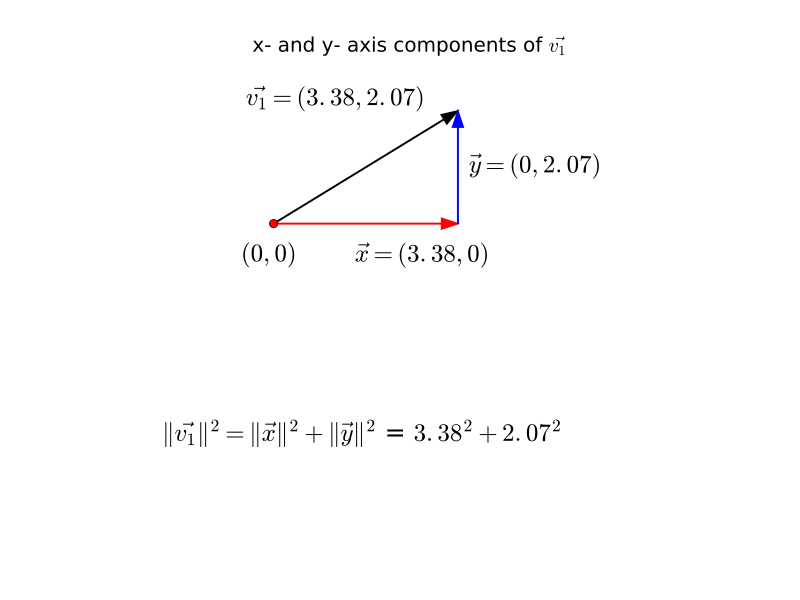

Write the Python code that produced this figure.
# Show first vector as sum of x and y axis vectors
x, y = v1
# Make subplots for vectors and text
fig, (vec_ax, txt_ax) = plt.subplots(2, 1)
font_sz = 18
# Plot 0, 0
vec_ax.plot(0, 0, 'ro')
# Show vectors as arrows
vec_ax.arrow(0, 0, x, 0, color='r', length_includes_head=True, width=0.01)
vec_ax.arrow(0, 0, x, y, color='k', length_includes_head=True, width=0.01)
vec_ax.arrow(x, 0, 0, y, color='b', length_includes_head=True, width=0.01)
# Label origin
vec_ax.annotate('$(0, 0)$', (-0.6, -0.7), fontsize=font_sz)
# Label vectors
vec_ax.annotate(r'$\vec{{v_1}} = ({x:.2f}, {y:.2f})$'.format(x=x, y=y),
                (x / 2 - 2.2, y + 0.1), fontsize=font_sz)
vec_ax.annotate(r'$\vec{{x}} = ({x:.2f}, 0)$'.format(x=x),
                (x / 2 - 0.2, -0.7), fontsize=font_sz)
vec_ax.annotate(r'$\vec{{y}} = (0, {y:.2f})$'.format(y=y),
                (x + 0.2, y / 2 - 0.1), fontsize=font_sz)
# Make sure axes are correct lengths
vec_ax.axis((-1, 6, -1, 3))
vec_ax.set_aspect('equal', adjustable='box')
vec_ax.set_title(r'x- and y- axis components of $\vec{v_1}$')
vec_ax.axis('off')
# Text about lengths
txt_ax.axis('off')
txt_ax.annotate(r'$\|\vec{v_1}\|^2 = \|\vec{x}\|^2 + \|\vec{y}\|^2$ = ' +
                '${x:.2f}^2 + {y:.2f}^2$'.format(x=x, y=y),
                (0.1, 0.45), fontsize=font_sz)
